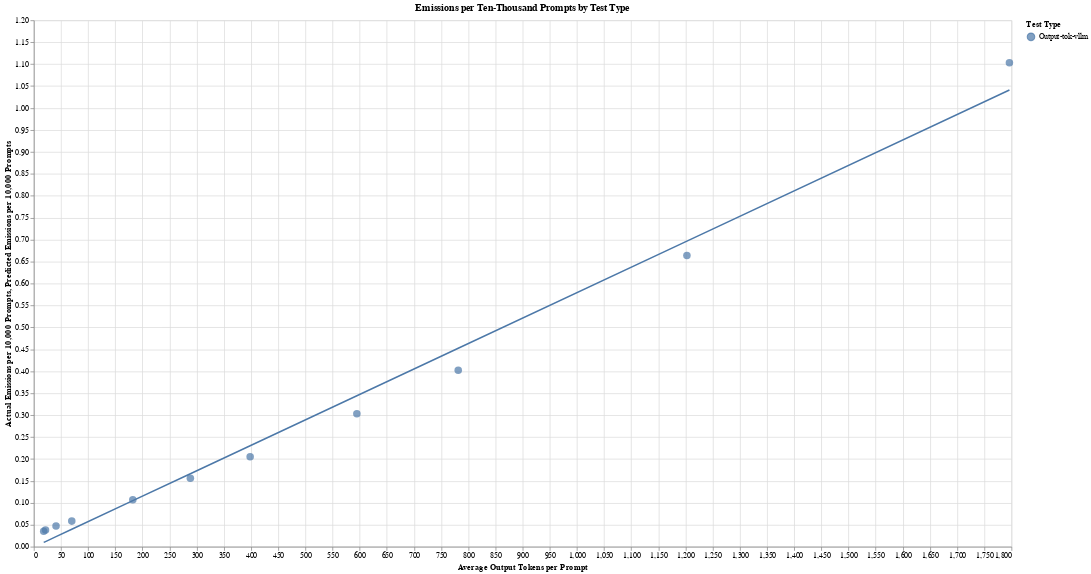

Notebook code cell kept with this figure:
### Code cell
# Define chart width and height
chart_width = 600
chart_height = 350

x_title = 'Average Output Tokens per Prompt'
x_data = 'avg_out_tok'
test_type = 'Output-tok-vllm'

scatter = alt.Chart(df).mark_circle(size=100).encode(
    x=alt.X(x_data, title=x_title),
    y=alt.Y('actual_emissions_per_10k_prompts', title='Actual Emissions per 10,000 Prompts'),
    color = alt.Color('test_type:N', title='Test Type').sort(df['test_type'].unique()),
    tooltip=[
        alt.Tooltip('parameters', title='Parameters (billions)'),
        alt.Tooltip('actual_emissions_per_10k_prompts', title='Actual Emissions per 10,000 Prompts'),
        alt.Tooltip('pred_emissions_per_10k_prompts', title='Predicted Emissions per 10,000 Prompts'),
        alt.Tooltip('avg_out_tok', title='Average Output Tokens per Prompt'),
        alt.Tooltip('avg_in_tok', title='Average Input Tokens per Prompt'),
        alt.Tooltip('num_examples', title='Number of Examples'),
        alt.Tooltip('num_prompts', title='Number of Prompts'),
        alt.Tooltip('model_type', title='Model Type'),
        alt.Tooltip('test_type', title='Test Type'),
        alt.Tooltip('test_type', title='Test Type'),
    ]
).properties(
    title=f'Actual Emissions for {test_type} per 10,000 Prompts',
    width=chart_width,
    height=chart_height
)

# Create line plots for predicted emissions
line = alt.Chart(df).mark_line().encode(
    x=alt.X(x_data, title=x_title),
    y=alt.Y('pred_emissions_per_10k_prompts', title='Predicted Emissions per 10,000 Prompts'),
    color = alt.Color('test_type:N', title='Test Type').sort(df['test_type'].unique()),
    tooltip=[
        alt.Tooltip('parameters', title='Parameters (billions)'),
        alt.Tooltip('actual_emissions_per_10k_prompts', title='Actual Emissions per 10,000 Prompts'),
        alt.Tooltip('pred_emissions_per_10k_prompts', title='Predicted Emissions per 10,000 Prompts'),
        alt.Tooltip('avg_out_tok', title='Average Output Tokens per Prompt'),
        alt.Tooltip('avg_in_tok', title='Average Input Tokens per Prompt'),
        alt.Tooltip('num_examples', title='Number of Examples'),
        alt.Tooltip('num_prompts', title='Number of Prompts'),
        alt.Tooltip('model_type', title='Model Type'),
        alt.Tooltip('test_type', title='Test Type'),
    ]
).properties(
    width=chart_width,
    height=chart_height
)

# Create a combined chart with overlays for all emission types
combined_chart = alt.layer(scatter+line).resolve_scale(
    x='independent'
).properties(
    title='Emissions per Ten-Thousand Prompts by Test Type',
    width=1300,  # Adjusted width for combined chart
    height=700  # Adjusted height for combined chart
)

combined_chart.show()

### Figure 1 — Vega-Lite specification as saved in the notebook (floating-point values rounded to 4 significant figures)
{"config": {"view": {"continuousWidth": 300, "continuousHeight": 300}}, "layer": [{"layer": [{"mark": {"type": "circle", "size": 100}, "encoding": {"color": {"field": "test_type", "sort": ["Output-tok-vllm"], "title": "Test Type", "type": "nominal"}, "tooltip": [{"field": "parameters", "title": "Parameters (billions)", "type": "quantitative"}, {"field": "actual_emissions_per_10k_prompts", "title": "Actual Emissions per 10,000 Prompts", "type": "quantitative"}, {"field": "pred_emissions_per_10k_prompts", "title": "Predicted Emissions per 10,000 Prompts", "type": "quantitative"}, {"field": "avg_out_tok", "title": "Average Output Tokens per Prompt", "type": "quantitative"}, {"field": "avg_in_tok", "title": "Average Input Tokens per Prompt", "type": "quantitative"}, {"field": "num_examples", "title": "Number of Examples", "type": "quantitative"}, {"field": "num_prompts", "title": "Number of Prompts", "type": "quantitative"}, {"field": "model_type", "title": "Model Type", "type": "nominal"}, {"field": "test_type", "title": "Test Type", "type": "nominal"}, {"field": "test_type", "title": "Test Type", "type": "nominal"}], "x": {"field": "avg_out_tok", "title": "Average Output Tokens per Prompt", "type": "quantitative"}, "y": {"field": "actual_emissions_per_10k_prompts", "title": "Actual Emissions per 10,000 Prompts", "type": "quantitative"}}, "title": "Actual Emissions for Output-tok-vllm per 10,000 Prompts"}, {"mark": {"type": "line"}, "encoding": {"color": {"field": "test_type", "sort": ["Output-tok-vllm"], "title": "Test Type", "type": "nominal"}, "tooltip": [{"field": "parameters", "title": "Parameters (billions)", "type": "quantitative"}, {"field": "actual_emissions_per_10k_prompts", "title": "Actual Emissions per 10,000 Prompts", "type": "quantitative"}, {"field": "pred_emissions_per_10k_prompts", "title": "Predicted Emissions per 10,000 Prompts", "type": "quantitative"}, {"field": "avg_out_tok", "title": "Average Output Tokens per Prompt", "type": "quantitative"}, {"field": "avg_in_tok", "title": "Average Input Tokens per Prompt", "type": "quantitative"}, {"field": "num_examples", "title": "Number of Examples", "type": "quantitative"}, {"field": "num_prompts", "title": "Number of Prompts", "type": "quantitative"}, {"field": "model_type", "title": "Model Type", "type": "nominal"}, {"field": "test_type", "title": "Test Type", "type": "nominal"}], "x": {"field": "avg_out_tok", "title": "Average Output Tokens per Prompt", "type": "quantitative"}, "y": {"field": "pred_emissions_per_10k_prompts", "title": "Predicted Emissions per 10,000 Prompts", "type": "quantitative"}}}]}], "data": {"name": "data-9d51211465e35ac8feebd364f60f3744"}, "height": 700, "resolve": {"scale": {"x": "independent"}}, "title": "Emissions per Ten-Thousand Prompts by Test Type", "width": 1300, "$schema": "https://vega.github.io/schema/vega-lite/v5.17.0.json", "datasets": {"data-9d51211465e35ac8feebd364f60f3744": [{"test_type": "Output-tok-vllm", "model_type": "llama3", "parameters": 8, "num_examples": 1, "num_prompts": 1000, "total_time": 49.2, "time_per_prompt": 0.0492, "tok_per_sec": 369.4, "total_out_tok": 18170.0, "total_in_tok": 186700.0, "avg_out_tok": 18.17, "avg_in_tok": 186.7, "actual_emissions_per_10k_prompts": 0.03497, "actual_total_energy_per_10k_prompts": 0.05259, "actual_cpu_energy_per_10k_prompts": 0.007089, "actual_gpu_energy_per_10k_prompts": 0.03414, "actual_ram_energy_per_10k_prompts": 0.01136, "pred_emissions_per_10k_prompts": 0.00976, "pred_total_energy_per_10k_prompts": 0.01468, "pred_cpu_energy_per_10k_prompts": 0.002586, "pred_gpu_energy_per_10k_prompts": 0.007931, "pred_ram_energy_per_10k_prompts": 0.004162, "idle_gpu_energy_per_10k_prompts": 0.01531}, {"test_type": "Output-tok-vllm", "model_type": "llama3", "parameters": 8, "num_examples": 2, "num_prompts": 1000, "total_time": 51.67, "time_per_prompt": 0.05167, "tok_per_sec": 416.6, "total_out_tok": 21520.0, "total_in_tok": 186700.0, "avg_out_tok": 21.52, "avg_in_tok": 186.7, "actual_emissions_per_10k_prompts": 0.03829, "actual_total_energy_per_10k_prompts": 0.05758, "actual_cpu_energy_per_10k_prompts": 0.007447, "actual_gpu_energy_per_10k_prompts": 0.03822, "actual_ram_energy_per_10k_prompts": 0.01191, "pred_emissions_per_10k_prompts": 0.0117, "pred_total_energy_per_10k_prompts": 0.0176, "pred_cpu_energy_per_10k_prompts": 0.002954, "pred_gpu_energy_per_10k_prompts": 0.009896, "pred_ram_energy_per_10k_prompts": 0.004751, "idle_gpu_energy_per_10k_prompts": 0.01607}, {"test_type": "Output-tok-vllm", "model_type": "llama3", "parameters": 8, "num_examples": 3, "num_prompts": 1000, "total_time": 63.47, "time_per_prompt": 0.06347, "tok_per_sec": 643.8, "total_out_tok": 40860.0, "total_in_tok": 186700.0, "avg_out_tok": 40.86, "avg_in_tok": 186.7, "actual_emissions_per_10k_prompts": 0.04721, "actual_total_energy_per_10k_prompts": 0.071, "actual_cpu_energy_per_10k_prompts": 0.00915, "actual_gpu_energy_per_10k_prompts": 0.04719, "actual_ram_energy_per_10k_prompts": 0.01466, "pred_emissions_per_10k_prompts": 0.02292, "pred_total_energy_per_10k_prompts": 0.03447, "pred_cpu_energy_per_10k_prompts": 0.005077, "pred_gpu_energy_per_10k_prompts": 0.02124, "pred_ram_energy_per_10k_prompts": 0.008151, "idle_gpu_energy_per_10k_prompts": 0.01975}, {"test_type": "Output-tok-vllm", "model_type": "llama3", "parameters": 8, "num_examples": 5, "num_prompts": 1000, "total_time": 80.34, "time_per_prompt": 0.08034, "tok_per_sec": 869.5, "total_out_tok": 69860.0, "total_in_tok": 186700.0, "avg_out_tok": 69.86, "avg_in_tok": 186.7, "actual_emissions_per_10k_prompts": 0.05833, "actual_total_energy_per_10k_prompts": 0.08772, "actual_cpu_energy_per_10k_prompts": 0.01157, "actual_gpu_energy_per_10k_prompts": 0.0576, "actual_ram_energy_per_10k_prompts": 0.01854, "pred_emissions_per_10k_prompts": 0.03974, "pred_total_energy_per_10k_prompts": 0.05976, "pred_cpu_energy_per_10k_prompts": 0.00826, "pred_gpu_energy_per_10k_prompts": 0.03825, "pred_ram_energy_per_10k_prompts": 0.01325, "idle_gpu_energy_per_10k_prompts": 0.025}, {"test_type": "Output-tok-vllm", "model_type": "llama3", "parameters": 8, "num_examples": 10, "num_prompts": 1000, "total_time": 144.8, "time_per_prompt": 0.1448, "tok_per_sec": 1259.0, "total_out_tok": 182200.0, "total_in_tok": 186700.0, "avg_out_tok": 182.2, "avg_in_tok": 186.7, "actual_emissions_per_10k_prompts": 0.1072, "actual_total_energy_per_10k_prompts": 0.1612, "actual_cpu_energy_per_10k_prompts": 0.02086, "actual_gpu_energy_per_10k_prompts": 0.1069, "actual_ram_energy_per_10k_prompts": 0.03342, "pred_emissions_per_10k_prompts": 0.1049, "pred_total_energy_per_10k_prompts": 0.1578, "pred_cpu_energy_per_10k_prompts": 0.0206, "pred_gpu_energy_per_10k_prompts": 0.1042, "pred_ram_energy_per_10k_prompts": 0.033, "idle_gpu_energy_per_10k_prompts": 0.04504}, {"test_type": "Output-tok-vllm", "model_type": "llama3", "parameters": 8, "num_examples": 15, "num_prompts": 1000, "total_time": 211.4, "time_per_prompt": 0.2114, "tok_per_sec": 1364.0, "total_out_tok": 288200.0, "total_in_tok": 186700.0, "avg_out_tok": 288.2, "avg_in_tok": 186.7, "actual_emissions_per_10k_prompts": 0.1559, "actual_total_energy_per_10k_prompts": 0.2345, "actual_cpu_energy_per_10k_prompts": 0.03045, "actual_gpu_energy_per_10k_prompts": 0.1553, "actual_ram_energy_per_10k_prompts": 0.04877, "pred_emissions_per_10k_prompts": 0.1664, "pred_total_energy_per_10k_prompts": 0.2502, "pred_cpu_energy_per_10k_prompts": 0.03223, "pred_gpu_energy_per_10k_prompts": 0.1663, "pred_ram_energy_per_10k_prompts": 0.05163, "idle_gpu_energy_per_10k_prompts": 0.06576}, {"test_type": "Output-tok-vllm", "model_type": "llama3", "parameters": 8, "num_examples": 20, "num_prompts": 1000, "total_time": 276.6, "time_per_prompt": 0.2766, "tok_per_sec": 1440.0, "total_out_tok": 398300.0, "total_in_tok": 186700.0, "avg_out_tok": 398.3, "avg_in_tok": 186.7, "actual_emissions_per_10k_prompts": 0.2048, "actual_total_energy_per_10k_prompts": 0.308, "actual_cpu_energy_per_10k_prompts": 0.03984, "actual_gpu_energy_per_10k_prompts": 0.2044, "actual_ram_energy_per_10k_prompts": 0.06383, "pred_emissions_per_10k_prompts": 0.2302, "pred_total_energy_per_10k_prompts": 0.3462, "pred_cpu_energy_per_10k_prompts": 0.04432, "pred_gpu_energy_per_10k_prompts": 0.2309, "pred_ram_energy_per_10k_prompts": 0.07097, "idle_gpu_energy_per_10k_prompts": 0.08606}, {"test_type": "Output-tok-vllm", "model_type": "llama3", "parameters": 8, "num_examples": 30, "num_prompts": 1000, "total_time": 408.5, "time_per_prompt": 0.4085, "tok_per_sec": 1456.0, "total_out_tok": 594800.0, "total_in_tok": 186700.0, "avg_out_tok": 594.8, "avg_in_tok": 186.7, "actual_emissions_per_10k_prompts": 0.3033, "actual_total_energy_per_10k_prompts": 0.4562, "actual_cpu_energy_per_10k_prompts": 0.05885, "actual_gpu_energy_per_10k_prompts": 0.3031, "actual_ram_energy_per_10k_prompts": 0.09426, "pred_emissions_per_10k_prompts": 0.3442, "pred_total_energy_per_10k_prompts": 0.5176, "pred_cpu_energy_per_10k_prompts": 0.06589, "pred_gpu_energy_per_10k_prompts": 0.3462, "pred_ram_energy_per_10k_prompts": 0.1055, "idle_gpu_energy_per_10k_prompts": 0.1271}, {"test_type": "Output-tok-vllm", "model_type": "llama3", "parameters": 8, "num_examples": 40, "num_prompts": 1000, "total_time": 541.2, "time_per_prompt": 0.5412, "tok_per_sec": 1444.0, "total_out_tok": 781400.0, "total_in_tok": 186700.0, "avg_out_tok": 781.4, "avg_in_tok": 186.7, "actual_emissions_per_10k_prompts": 0.4025, "actual_total_energy_per_10k_prompts": 0.6053, "actual_cpu_energy_per_10k_prompts": 0.07795, "actual_gpu_energy_per_10k_prompts": 0.4025, "actual_ram_energy_per_10k_prompts": 0.1249, "pred_emissions_per_10k_prompts": 0.4524, "pred_total_energy_per_10k_prompts": 0.6804, "pred_cpu_energy_per_10k_prompts": 0.08639, "pred_gpu_energy_per_10k_prompts": 0.4557, "pred_ram_energy_per_10k_prompts": 0.1383, "idle_gpu_energy_per_10k_prompts": 0.1684}, {"test_type": "Output-tok-vllm", "model_type": "llama3", "parameters": 8, "num_examples": 60, "num_prompts": 1000, "total_time": 882.3, "time_per_prompt": 0.8823, "tok_per_sec": 1363.0, "total_out_tok": 1202000.0, "total_in_tok": 186700.0, "avg_out_tok": 1202.0, "avg_in_tok": 186.7, "actual_emissions_per_10k_prompts": 0.6639, "actual_total_energy_per_10k_prompts": 0.9984, "actual_cpu_energy_per_10k_prompts": 0.1271, "actual_gpu_energy_per_10k_prompts": 0.6679, "actual_ram_energy_per_10k_prompts": 0.2035, "pred_emissions_per_10k_prompts": 0.6966, "pred_total_energy_per_10k_prompts": 1.048, "pred_cpu_energy_per_10k_prompts": 0.1326, "pred_gpu_energy_per_10k_prompts": 0.7027, "pred_ram_energy_per_10k_prompts": 0.2123, "idle_gpu_energy_per_10k_prompts": 0.2745}, {"test_type": "Output-tok-vllm", "model_type": "llama3", "parameters": 8, "num_examples": 90, "num_prompts": 1000, "total_time": 1447.0, "time_per_prompt": 1.447, "tok_per_sec": 1241.0, "total_out_tok": 1796000.0, "total_in_tok": 186700.0, "avg_out_tok": 1796.0, "avg_in_tok": 186.7, "actual_emissions_per_10k_prompts": 1.103, "actual_total_energy_per_10k_prompts": 1.659, "actual_cpu_energy_per_10k_prompts": 0.2085, "actual_gpu_energy_per_10k_prompts": 1.117, "actual_ram_energy_per_10k_prompts": 0.3337, "pred_emissions_per_10k_prompts": 1.041, "pred_total_energy_per_10k_prompts": 1.566, "pred_cpu_energy_per_10k_prompts": 0.1978, "pred_gpu_energy_per_10k_prompts": 1.051, "pred_ram_energy_per_10k_prompts": 0.3167, "idle_gpu_energy_per_10k_prompts": 0.4503}]}}
